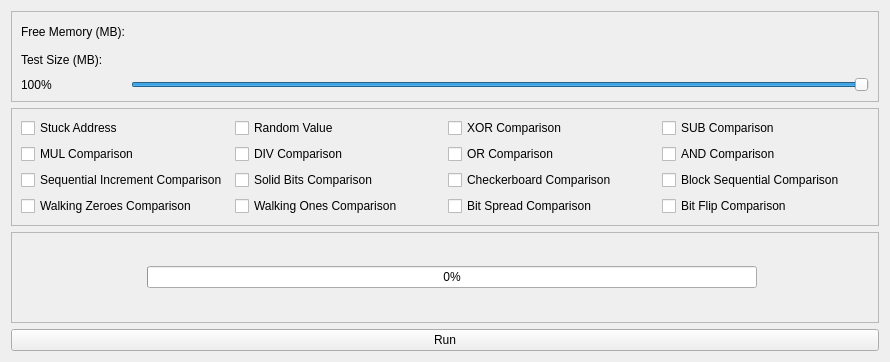
<?xml version="1.0" encoding="UTF-8"?>
<ui version="4.0">
 <class>Form</class>
 <widget class="QDialog" name="Form">
  <property name="windowModality">
   <enum>Qt::NonModal</enum>
  </property>
  <property name="geometry">
   <rect>
    <x>0</x>
    <y>0</y>
    <width>890</width>
    <height>362</height>
   </rect>
  </property>
  <property name="focusPolicy">
   <enum>Qt::NoFocus</enum>
  </property>
  <property name="windowTitle">
   <string>Memory Test</string>
  </property>
  <property name="modal">
   <bool>false</bool>
  </property>
  <layout class="QGridLayout" name="gridLayout_2">
   <item row="0" column="0">
    <layout class="QGridLayout" name="gridLayout">
     <item row="0" column="0">
      <widget class="QFrame" name="frame">
       <property name="frameShape">
        <enum>QFrame::StyledPanel</enum>
       </property>
       <property name="frameShadow">
        <enum>QFrame::Raised</enum>
       </property>
       <layout class="QGridLayout" name="gridLayout_4">
        <item row="2" column="1">
         <widget class="QSlider" name="percent_slider">
          <property name="focusPolicy">
           <enum>Qt::NoFocus</enum>
          </property>
          <property name="value">
           <number>99</number>
          </property>
          <property name="orientation">
           <enum>Qt::Horizontal</enum>
          </property>
         </widget>
        </item>
        <item row="2" column="0">
         <widget class="QLabel" name="percent_label">
          <property name="text">
           <string>100%</string>
          </property>
         </widget>
        </item>
        <item row="0" column="1">
         <widget class="QLabel" name="free_memory_label">
          <property name="text">
           <string/>
          </property>
         </widget>
        </item>
        <item row="0" column="0">
         <widget class="QLabel" name="label">
          <property name="text">
           <string>Free Memory (MB):</string>
          </property>
         </widget>
        </item>
        <item row="1" column="1">
         <widget class="QLabel" name="test_size_label">
          <property name="text">
           <string/>
          </property>
         </widget>
        </item>
        <item row="1" column="0">
         <widget class="QLabel" name="label_2">
          <property name="text">
           <string>Test Size (MB):</string>
          </property>
         </widget>
        </item>
       </layout>
      </widget>
     </item>
    </layout>
   </item>
   <item row="3" column="0">
    <widget class="QPushButton" name="run_button">
     <property name="text">
      <string>Run</string>
     </property>
     <property name="autoDefault">
      <bool>false</bool>
     </property>
    </widget>
   </item>
   <item row="2" column="0">
    <layout class="QGridLayout" name="gridLayout_3">
     <item row="0" column="0">
      <widget class="QFrame" name="frame_2">
       <property name="frameShape">
        <enum>QFrame::StyledPanel</enum>
       </property>
       <property name="frameShadow">
        <enum>QFrame::Raised</enum>
       </property>
       <layout class="QGridLayout" name="gridLayout_5">
        <item row="0" column="0">
         <widget class="QLabel" name="test_name_label">
          <property name="sizePolicy">
           <sizepolicy hsizetype="Fixed" vsizetype="Preferred">
            <horstretch>0</horstretch>
            <verstretch>0</verstretch>
           </sizepolicy>
          </property>
          <property name="minimumSize">
           <size>
            <width>120</width>
            <height>18</height>
           </size>
          </property>
          <property name="text">
           <string/>
          </property>
         </widget>
        </item>
        <item row="0" column="1">
         <widget class="QProgressBar" name="test_progress_bar">
          <property name="value">
           <number>0</number>
          </property>
         </widget>
        </item>
        <item row="0" column="2">
         <widget class="QLabel" name="test_percent">
          <property name="sizePolicy">
           <sizepolicy hsizetype="Fixed" vsizetype="Preferred">
            <horstretch>0</horstretch>
            <verstretch>0</verstretch>
           </sizepolicy>
          </property>
          <property name="minimumSize">
           <size>
            <width>50</width>
            <height>0</height>
           </size>
          </property>
          <property name="text">
           <string/>
          </property>
         </widget>
        </item>
        <item row="0" column="3">
         <widget class="QLabel" name="tests_completed">
          <property name="sizePolicy">
           <sizepolicy hsizetype="Fixed" vsizetype="Preferred">
            <horstretch>0</horstretch>
            <verstretch>0</verstretch>
           </sizepolicy>
          </property>
          <property name="minimumSize">
           <size>
            <width>50</width>
            <height>0</height>
           </size>
          </property>
          <property name="text">
           <string/>
          </property>
         </widget>
        </item>
       </layout>
      </widget>
     </item>
    </layout>
   </item>
   <item row="1" column="0">
    <layout class="QGridLayout" name="gridLayout_6">
     <item row="0" column="0">
      <widget class="QFrame" name="frame_3">
       <property name="frameShape">
        <enum>QFrame::StyledPanel</enum>
       </property>
       <property name="frameShadow">
        <enum>QFrame::Raised</enum>
       </property>
       <layout class="QGridLayout" name="gridLayout_8">
        <item row="0" column="0">
         <layout class="QGridLayout" name="gridLayout_7">
          <item row="2" column="0">
           <layout class="QHBoxLayout" name="horizontalLayout_9">
            <item>
             <widget class="QCheckBox" name="sequential_increment_comparison">
              <property name="text">
               <string>Sequential Increment Comparison</string>
              </property>
             </widget>
            </item>
           </layout>
          </item>
          <item row="0" column="1">
           <layout class="QHBoxLayout" name="horizontalLayout_2">
            <item>
             <widget class="QCheckBox" name="random_value">
              <property name="text">
               <string>Random Value</string>
              </property>
             </widget>
            </item>
           </layout>
          </item>
          <item row="2" column="1">
           <layout class="QHBoxLayout" name="horizontalLayout_10">
            <item>
             <widget class="QCheckBox" name="solid_bits_comparison">
              <property name="text">
               <string>Solid Bits Comparison</string>
              </property>
             </widget>
            </item>
           </layout>
          </item>
          <item row="1" column="2">
           <layout class="QHBoxLayout" name="horizontalLayout_7">
            <item>
             <widget class="QCheckBox" name="or_comparison">
              <property name="text">
               <string>OR Comparison</string>
              </property>
             </widget>
            </item>
           </layout>
          </item>
          <item row="1" column="1">
           <layout class="QHBoxLayout" name="horizontalLayout_6">
            <item>
             <widget class="QCheckBox" name="div_comparison">
              <property name="text">
               <string>DIV Comparison</string>
              </property>
             </widget>
            </item>
           </layout>
          </item>
          <item row="1" column="3">
           <layout class="QHBoxLayout" name="horizontalLayout_8">
            <item>
             <widget class="QCheckBox" name="and_comparison">
              <property name="text">
               <string>AND Comparison</string>
              </property>
             </widget>
            </item>
           </layout>
          </item>
          <item row="0" column="0">
           <layout class="QHBoxLayout" name="horizontalLayout">
            <item>
             <widget class="QCheckBox" name="stuck_address">
              <property name="text">
               <string>Stuck Address</string>
              </property>
             </widget>
            </item>
           </layout>
          </item>
          <item row="0" column="2">
           <layout class="QHBoxLayout" name="horizontalLayout_3">
            <item>
             <widget class="QCheckBox" name="xor_comparison">
              <property name="text">
               <string>XOR Comparison</string>
              </property>
             </widget>
            </item>
           </layout>
          </item>
          <item row="2" column="3">
           <layout class="QHBoxLayout" name="horizontalLayout_12">
            <item>
             <widget class="QCheckBox" name="block_sequential_comparison">
              <property name="text">
               <string>Block Sequential Comparison</string>
              </property>
             </widget>
            </item>
           </layout>
          </item>
          <item row="2" column="2">
           <layout class="QHBoxLayout" name="horizontalLayout_11">
            <item>
             <widget class="QCheckBox" name="checkerboard_comparison">
              <property name="text">
               <string>Checkerboard Comparison</string>
              </property>
             </widget>
            </item>
           </layout>
          </item>
          <item row="1" column="0">
           <layout class="QHBoxLayout" name="horizontalLayout_5">
            <item>
             <widget class="QCheckBox" name="mul_comparison">
              <property name="text">
               <string>MUL Comparison</string>
              </property>
             </widget>
            </item>
           </layout>
          </item>
          <item row="0" column="3">
           <layout class="QHBoxLayout" name="horizontalLayout_4">
            <item>
             <widget class="QCheckBox" name="sub_comparison">
              <property name="text">
               <string>SUB Comparison</string>
              </property>
             </widget>
            </item>
           </layout>
          </item>
          <item row="3" column="0">
           <layout class="QHBoxLayout" name="horizontalLayout_13">
            <item>
             <widget class="QCheckBox" name="walking_zeroes_comparison">
              <property name="text">
               <string>Walking Zeroes Comparison</string>
              </property>
             </widget>
            </item>
           </layout>
          </item>
          <item row="3" column="1">
           <layout class="QHBoxLayout" name="horizontalLayout_14">
            <item>
             <widget class="QCheckBox" name="walking_ones_comparison">
              <property name="text">
               <string>Walking Ones Comparison</string>
              </property>
             </widget>
            </item>
           </layout>
          </item>
          <item row="3" column="2">
           <layout class="QHBoxLayout" name="horizontalLayout_15">
            <item>
             <widget class="QCheckBox" name="bit_spread_comparison">
              <property name="text">
               <string>Bit Spread Comparison</string>
              </property>
             </widget>
            </item>
           </layout>
          </item>
          <item row="3" column="3">
           <layout class="QHBoxLayout" name="horizontalLayout_16">
            <item>
             <widget class="QCheckBox" name="bit_flip_comparison">
              <property name="text">
               <string>Bit Flip Comparison</string>
              </property>
             </widget>
            </item>
           </layout>
          </item>
         </layout>
        </item>
       </layout>
      </widget>
     </item>
    </layout>
   </item>
  </layout>
 </widget>
 <resources/>
 <connections/>
</ui>
